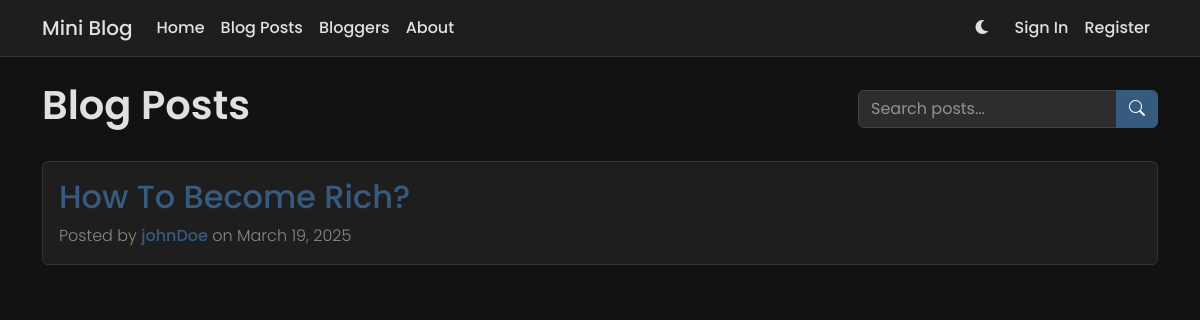
The app's page /blog/blogs/, older data.
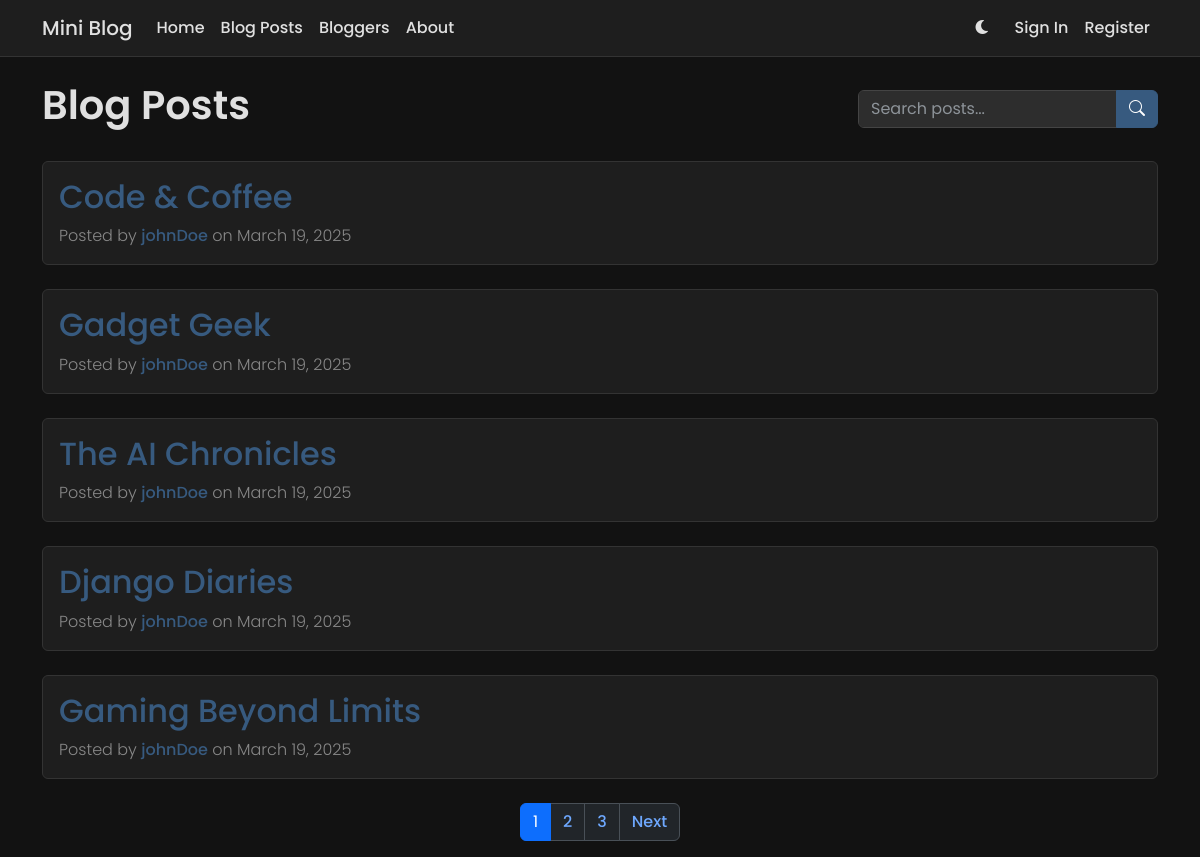
The same page, newer data.
### app/models.py (models this page shows, shortened)
class BlogPost(models.Model):
    title = models.CharField(max_length=200)
    content = models.TextField()
    author = models.ForeignKey(User, on_delete=models.CASCADE, related_name='blog_posts')
    created_at = models.DateTimeField(auto_now_add=True)
    updated_at = models.DateTimeField(auto_now=True)
    class Meta:
        ordering = ['-created_at']

class User(AbstractUser):
    bio = models.TextField(max_length=500, blank=True)
    location = models.CharField(max_length=100, blank=True)
    website = models.URLField(max_length=200, blank=True)
    profile_picture = models.ImageField(upload_to='profile_pics/', null=True, blank=True)
    created_at = models.DateTimeField(auto_now_add=True)
    updated_at = models.DateTimeField(auto_now=True)

### app/views.py (the view)
# urls.py: path('blog/blogs/', views.blog_list, name='blog_list'),
def blog_list(request):
    search_query = request.GET.get('search', '')
    if search_query:
        posts = BlogPost.objects.filter(
            models.Q(title__icontains=search_query) |
            models.Q(content__icontains=search_query) |
            models.Q(author__username__icontains=search_query)
        ).order_by('-created_at')
    else:
        posts = BlogPost.objects.all().order_by('-created_at')
    paginator = Paginator(posts, 5)
    page_number = request.GET.get('page')
    posts = paginator.get_page(page_number)
    return render(request, 'blog_list.html', {
        'posts': posts,
        'search_query': search_query
    })

### app/templates/blog_list.html (shortened to what this page needs)
{% extends 'base.html' %}
{% block content %}
<div class="row">
    <div class="col-md-12">
        <div class="d-flex justify-content-between align-items-center mb-4">
            <h1>Blog Posts</h1>
            <form action="{% url 'blog_list' %}" method="GET" class="d-flex gap-2">
                <div class="input-group" style="max-width: 300px;">
                    <input type="text" name="search" class="form-control" placeholder="Search posts..."
                           value="{{ search_query }}" aria-label="Search blog posts">
                    <button class="btn btn-primary" type="submit">
                        <i class="bi bi-search"></i>
                    </button>
                </div>
            </form>
        </div>
        {% for post in posts %}
            <div class="card mb-4">
                <div class="card-body">
                    <h2 class="card-title">
                        <a href="{% url 'blog_detail' post.id %}" class="text-decoration-none">{{ post.title }}</a>
                    </h2>
                    <p class="card-text text-muted">
                        Posted by <a href="{% url 'blogger_detail' post.author.id %}" class="text-decoration-none">{{ post.author.username }}</a>
                        on {{ post.created_at|date:"F j, Y" }}
                    </p>
                </div>
            </div>
        {% endfor %}
        {% if posts.has_other_pages %}
            <nav aria-label="Page navigation">
                <ul class="pagination justify-content-center">
                    {% for num in posts.paginator.page_range %}
                        {% if posts.number == num %}
                            <li class="page-item active">
                                <span class="page-link">{{ num }}</span>
                            </li>
                        {% else %}
                            <li class="page-item">
                                <a class="page-link" href="?page={{ num }}{% if search_query %}&search={{ search_query }}{% endif %}">{{ num }}</a>
                            </li>
                        {% endif %}
                    {% endfor %}
                    {% if posts.has_next %}
                        <li class="page-item">
                            <a class="page-link" href="?page={{ posts.next_page_number }}{% if search_query %}&search={{ search_query }}{% endif %}">Next</a>
                        </li>
                    {% endif %}
                </ul>
            </nav>
        {% endif %}
    </div>
</div>
{% endblock %}

Row changes from the older to the newer data that the page shows:
no longer on this page (row unchanged): BlogPost: title "How To Become Rich?", author.username "johnDoe", created_at "March 19, 2025"
added BlogPost: title "Code & Coffee", author.username "johnDoe", created_at "March 19, 2025"
added BlogPost: title "Gadget Geek", author.username "johnDoe", created_at "March 19, 2025"
added BlogPost: title "The AI Chronicles", author.username "johnDoe", created_at "March 19, 2025"
added BlogPost: title "Django Diaries", author.username "johnDoe", created_at "March 19, 2025"
added BlogPost: title "Gaming Beyond Limits", author.username "johnDoe", created_at "March 19, 2025"
Text that changed along with them:
new list line: "1"
new list line: "2"
new list line: "3"
text now shown: "Next"
